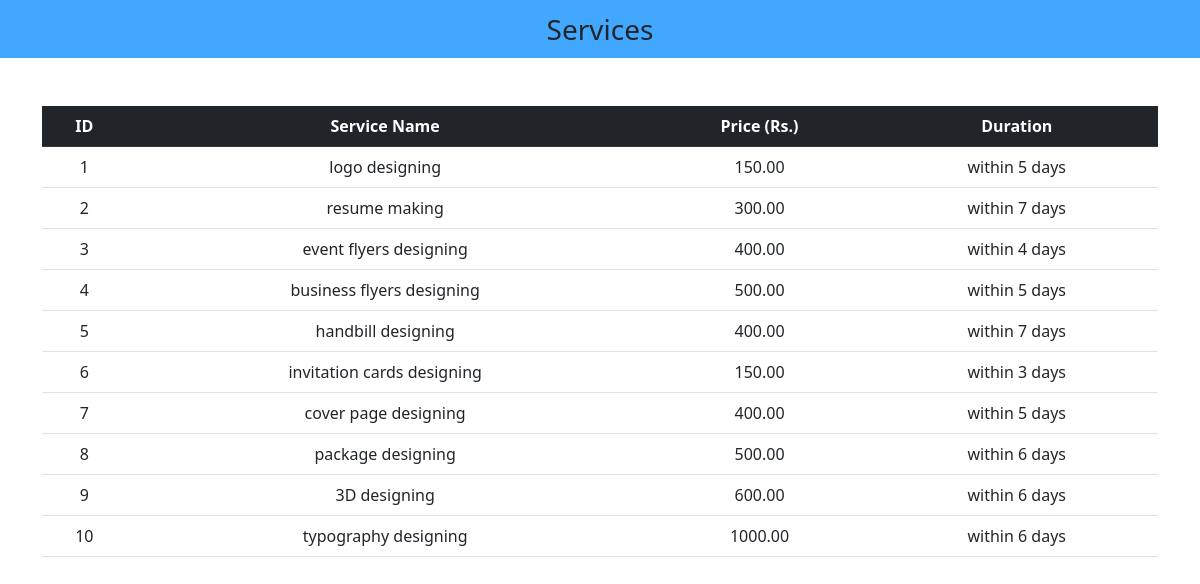
The page / on the database its author committed.
### tables this page shows
CREATE TABLE `service` (
  `id` int(255) NOT NULL,
  `Service_name` varchar(50) NOT NULL,
  `Price` varchar(255) NOT NULL,
  `Duration` varchar(255) NOT NULL
);

### index.php (the view, shortened to what this page needs)
<?php
include "db_conn.php";
?>
<!DOCTYPE html>
<html lang="en">
<head>
  <link href="https://cdn.jsdelivr.net/npm/bootstrap@5.2.3/dist/css/bootstrap.min.css" rel="stylesheet">
  <link rel="stylesheet" href="https://cdnjs.cloudflare.com/ajax/libs/font-awesome/6.4.0/css/all.min.css" />
</head>
<body>
  <nav class="navbar navbar-light justify-content-center fs-3 mb-5" style="background-color: #42a7ff;">
    Services
  </nav>
  <div class="container">
    <table class="table table-hover text-center">
      <thead class="table-dark">
        <tr>
          <th scope="col">ID</th>
          <th scope="col">Service Name</th>
          <th scope="col">Price (Rs.)</th>
          <th scope="col">Duration</th>
        </tr>
      </thead>
      <tbody>
        <?php
        $sql = "SELECT * FROM `service`";
        $result = mysqli_query($conn, $sql);
        while ($row = mysqli_fetch_assoc($result)) {
        ?>
          <tr>
            <td><?php echo $row["id"] ?></td>
            <td><?php echo $row["Service_name"] ?></td>
            <td><?php echo $row["Price"] ?></td>
            <td><?php echo $row["Duration"] ?></td>
          </tr>
          <?php
        }
        ?>
      </tbody>
    </table>
  </div>
</body>
</html>

### rows shown on the page
service: id "1", Service_name "logo designing", Price "150.00", Duration "within 5 days"
service: id "2", Service_name "resume making", Price "300.00", Duration "within 7 days"
service: id "3", Service_name "event flyers designing", Price "400.00", Duration "within 4 days"
service: id "4", Service_name "business flyers designing", Price "500.00", Duration "within 5 days"
service: id "5", Service_name "handbill designing", Price "400.00", Duration "within 7 days"
service: id "6", Service_name "invitation cards designing", Price "150.00", Duration "within 3 days"
service: id "7", Service_name "cover page designing", Price "400.00", Duration "within 5 days"
service: id "8", Service_name "package designing", Price "500.00", Duration "within 6 days"
service: id "9", Service_name "3D designing", Price "600.00", Duration "within 6 days"
service: id "10", Service_name "typography designing", Price "1000.00", Duration "within 6 days"
